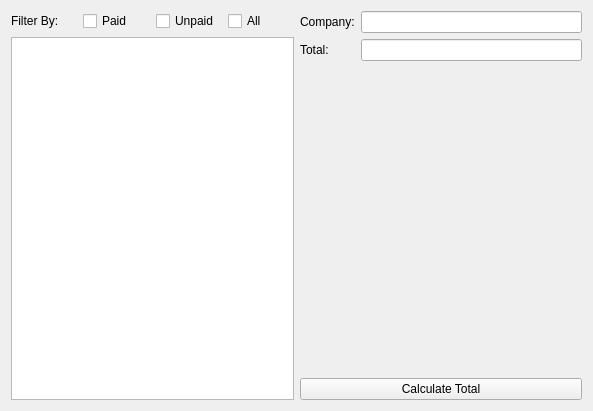
<?xml version="1.0" encoding="UTF-8"?>
<ui version="4.0">
 <class>gui</class>
 <widget class="QWidget" name="gui">
  <property name="geometry">
   <rect>
    <x>0</x>
    <y>0</y>
    <width>593</width>
    <height>411</height>
   </rect>
  </property>
  <property name="windowTitle">
   <string>gui</string>
  </property>
  <layout class="QHBoxLayout" name="horizontalLayout_3">
   <item>
    <layout class="QHBoxLayout" name="horizontalLayout_2">
     <item>
      <layout class="QVBoxLayout" name="verticalLayout">
       <item>
        <layout class="QHBoxLayout" name="horizontalLayout">
         <item>
          <widget class="QLabel" name="label">
           <property name="text">
            <string>Filter By:</string>
           </property>
          </widget>
         </item>
         <item>
          <widget class="QCheckBox" name="paidCheck">
           <property name="text">
            <string>Paid</string>
           </property>
          </widget>
         </item>
         <item>
          <widget class="QCheckBox" name="unpaidCheck">
           <property name="text">
            <string>Unpaid</string>
           </property>
          </widget>
         </item>
         <item>
          <widget class="QCheckBox" name="allCheck">
           <property name="text">
            <string>All</string>
           </property>
          </widget>
         </item>
        </layout>
       </item>
       <item>
        <widget class="QListWidget" name="billsList"/>
       </item>
      </layout>
     </item>
     <item>
      <layout class="QVBoxLayout" name="verticalLayout_2">
       <item>
        <layout class="QFormLayout" name="formLayout">
         <item row="0" column="0">
          <widget class="QLabel" name="label_2">
           <property name="text">
            <string>Company:</string>
           </property>
          </widget>
         </item>
         <item row="0" column="1">
          <widget class="QLineEdit" name="companyLE"/>
         </item>
         <item row="1" column="0">
          <widget class="QLabel" name="label_3">
           <property name="text">
            <string>Total:</string>
           </property>
          </widget>
         </item>
         <item row="1" column="1">
          <widget class="QLineEdit" name="totalLE"/>
         </item>
        </layout>
       </item>
       <item>
        <widget class="QPushButton" name="totalPButton">
         <property name="text">
          <string>Calculate Total</string>
         </property>
        </widget>
       </item>
      </layout>
     </item>
    </layout>
   </item>
  </layout>
 </widget>
 <resources/>
 <connections/>
</ui>
